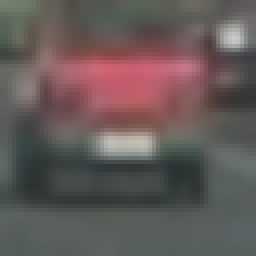
#> input picture vehicles/GTI_Far/image0171.png, 64 x 64 px (shown 4 times larger); its folder holds only this picture in this run
$ jupyter execute --allow-errors Project-HOG-subsample.ipynb   (shell and % lines are left out)   (older library calls are emulated)
#> lines starting #> are read from the running program, lines starting #| are printed output that depends on the picture
[cell 1]
# import dataset and random show images of vehicles and non-vehicles
import matplotlib.image as mpimg
import matplotlib.pyplot as plt
import numpy as np
import cv2
import glob
#from skimage.feature import hog
#from skimage import color, exposure
# images are divided up into vehicles and non-vehicles

#PARAMETERS HERE
color_space = 'YCrCb'
hog_channel = 'ALL'
hist_bins = 16    # Number of histogram bins


cars = glob.glob('vehicles/*/*',recursive=True)
notcars = glob.glob('non-vehicles/*/*',recursive=True)

#print("cars[0]",cars[0])

# Define a function to return some characteristics of the dataset
def data_look(car_list, notcar_list):
    data_dict = {}
    # Define a key in data_dict "n_cars" and store the number of car images
    data_dict["n_cars"] = len(car_list)
    # Define a key "n_notcars" and store the number of notcar images
    data_dict["n_notcars"] = len(notcar_list)
    # Read in a test image, either car or notcar
    example_img = mpimg.imread(car_list[0])
#> example_img is the input picture: shape (64, 64, 3) float32; mean R, G, B 0.394, 0.351, 0.345
    # Define a key "image_shape" and store the test image shape 3-tuple
    data_dict["image_shape"] = example_img.shape
    # Define a key "data_type" and store the data type of the test image.
    data_dict["data_type"] = example_img.dtype
    return data_dict

data_info = data_look(cars, notcars)

print('Your function returned a count of',
      data_info["n_cars"], ' cars and',
      data_info["n_notcars"], ' non-cars')
#| Your function returned a count of 2  cars and 0  non-cars
print('of size: ',data_info["image_shape"], ' and data type:',
      data_info["data_type"])
#| of size:  (64, 64, 3)  and data type: float32
# Just for fun choose random car / not-car indices and plot example images
car_ind = np.random.randint(0, len(cars))
#> car_ind = 0
#> (the rest of this cell did not finish here and is left out)

[cell 2]
from skimage.feature import hog

"""
# Define a function to return HOG features and visualization
def get_hog_features(img, orient, pix_per_cell, cell_per_block,
                        vis=False, feature_vec=True):
    # Call with two outputs if vis==True
    if vis == True: # then no ALL channel available
        gray = cv2.cvtColor(img, cv2.COLOR_RGB2GRAY)
        features, hog_image = hog(gray, orientations=orient,
                                  pixels_per_cell=(pix_per_cell, pix_per_cell),
                                  cells_per_block=(cell_per_block, cell_per_block),
                                  transform_sqrt=False,
                                  visualise=vis, feature_vector=feature_vec)
        return features, hog_image
    # Otherwise call with one output
    else:
        if hog_channel == 'ALL':
            hog_features = []

            for channel in range(img.shape[2]):
                hog_features.extend(hog(img[:,:,channel], orientations=orient,
                                  pixels_per_cell=(pix_per_cell, pix_per_cell),
                                  cells_per_block=(cell_per_block, cell_per_block),
                                  transform_sqrt=False,
                                  visualise=vis, feature_vector=feature_vec))
        else:
            hog_features = hog(img[:,:,hog_channel], orientations=orient,
                                  pixels_per_cell=(pix_per_cell, pix_per_cell),
                                  cells_per_block=(cell_per_block, cell_per_block),
                                  transform_sqrt=False,
                                  visualise=vis, feature_vector=feature_vec)

        # [5 lines of commented-out code are left out]
        return hog_features

"""

# [26 lines left out: functions convert_color, get_hog_features, not called in this run]


# Define a function to compute color histogram features
# Pass the color_space flag as 3-letter all caps string
# like 'HSV' or 'LUV' etc.
# KEEP IN MIND IF YOU DECIDE TO USE THIS FUNCTION LATER
# IN YOUR PROJECT THAT IF YOU READ THE IMAGE WITH
# cv2.imread() INSTEAD YOU START WITH BGR COLOR!
def bin_spatial(img, size=(32, 32)):
    color1 = cv2.resize(img[:,:,0], size).ravel()
    color2 = cv2.resize(img[:,:,1], size).ravel()
    color3 = cv2.resize(img[:,:,2], size).ravel()
    return np.hstack((color1, color2, color3))

# Define a function to compute color histogram features
# NEED TO CHANGE bins_range if reading .png files with mpimg!
# [9 lines left out: function color_hist, not called in this run]

# Generate a random index to look at a car image
car_ind = np.random.randint(0, len(cars))
#> car_ind = 1
#> (the rest of this cell did not finish here and is left out)

[cell 3]
# First ,decide what features to use
# combine color and gradient features
from sklearn.preprocessing import StandardScaler
# Define a function to extract features from a list of images
# Have this function call bin_spatial() and color_hist()

def convert_color(img, conv='RGB2YCrCb'):
    if conv == 'RGB2YCrCb':
        return cv2.cvtColor(img, cv2.COLOR_RGB2YCrCb)
    if conv == 'BGR2YCrCb':
        return cv2.cvtColor(img, cv2.COLOR_BGR2YCrCb)
    if conv == 'RGB2LUV':
        return cv2.cvtColor(img, cv2.COLOR_RGB2LUV)


def extract_features(imgs, cspace='RGB', spatial_size=(32, 32)):
    # Create a list to append feature vectors to
    features = []
    # Iterate through the list of images
    for img in imgs:
        # Read in each one by one
        image = mpimg.imread(img)
        ctrans = convert_color(image, conv='RGB2YCrCb')
        # apply color conversion if other than 'RGB'
        bin_feature = bin_spatial(ctrans, size=spatial_size)

        # Apply color_hist() to get color histogram features


        ch1 = ctrans[:,:,0]
        ch2 = ctrans[:,:,1]
        ch3 = ctrans[:,:,2]

        hog1 = get_hog_features(ch1, orient, pix_per_cell, cell_per_block, feature_vec=False)
        hog2 = get_hog_features(ch2, orient, pix_per_cell, cell_per_block, feature_vec=False)
        hog3 = get_hog_features(ch3, orient, pix_per_cell, cell_per_block, feature_vec=False)
        hog_features = np.hstack((hog1, hog2, hog3))
        hog_features = hog_features.reshape(-1)
        color_hist_feature = color_hist(ctrans,nbins=hist_bins)
        # Append the new feature vector to the features list
        combined_features = np.concatenate((bin_feature,hog_features,color_hist_feature))
        features.append(combined_features)
    # Return list of feature vectors
    return features

#> (the rest of this cell did not finish here and is left out)

#> in convert_color, `return cv2.cvtColor(img, cv2.COLOR_RGB2YCrCb)`: returned value: shape (64, 64, 3) float32; mean of channels 0, 1, 2 0.363, 0.522, 0.49
#> in bin_spatial, `color1 = cv2.resize(img[:,:,0], size).ravel()`: color1 = 1024 values, max 0.758 at index 157, min 0.188 at index 694, mean 0.363
#> in bin_spatial, `color2 = cv2.resize(img[:,:,1], size).ravel()`: color2 = 1024 values, max 0.708 at index 269, min 0.471 at index 631, mean 0.522
#> in bin_spatial, `color3 = cv2.resize(img[:,:,2], size).ravel()`: color3 = 1024 values, max 0.507 at index 223, min 0.453 at index 432, mean 0.49
#> in extract_features, `bin_feature = bin_spatial(ctrans, size=spatial_size)`: bin_feature = 3072 values, max 0.758 at index 157, min 0.188 at index 694, mean 0.458
#> in extract_features, `ch1 = ctrans[:,:,0]`:
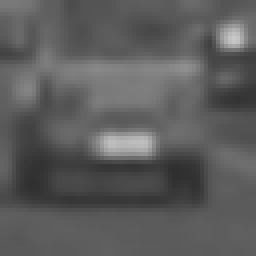
#> ch1: shape (64, 64) float32 (shown 4 times larger); min 0.184, max 0.787, mean 0.363
#> in extract_features, `ch2 = ctrans[:,:,1]`:
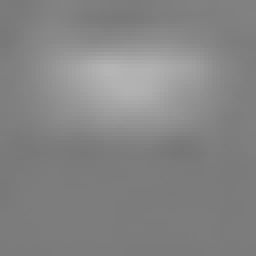
#> ch2: shape (64, 64) float32 (shown 4 times larger); min 0.469, max 0.712, mean 0.522
#> in extract_features, `ch3 = ctrans[:,:,2]`:
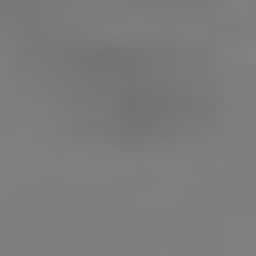
#> ch3: shape (64, 64) float32 (shown 4 times larger); min 0.452, max 0.508, mean 0.49
notcar_features = extract_features(notcars, cspace=color_space, spatial_size=(32, 32))

#> (a cell that did not finish here is left out)

[cell 5]
#Linear SVM Classifier
import time
from sklearn.svm import LinearSVC
from sklearn.svm import SVC
from sklearn import svm, grid_search, datasets
from sklearn.cross_validation import train_test_split
# Create an array stack of feature vectors
#> (the rest of this cell did not finish here and is left out)

[cell 6]
# fail on lesson 35 try lesson 34
spatial_size=(32, 32)
y_start_stop = [350, 700] # Min and max in y to search in slide_window()
spatial_feat = True # Spatial features on or off
hist_feat = True # Histogram features on or off
hog_feat = True # HOG features on or off

# [57 lines left out: functions draw_boxes, slide_window, not called in this run]

"""
windows = slide_window(image, x_start_stop=[None, None], y_start_stop=[None, None],
                    xy_window=(128, 128), xy_overlap=(0.5, 0.5))

window_img = draw_boxes(image, windows, color=(0, 0, 255), thick=6)
plt.imshow(window_img)
plt.show()
"""

# [66 lines left out: functions single_img_features, search_windows, not called in this run]

#> (the rest of this cell did not finish here and is left out)

[cell 7]
# Adding heat box
from scipy.ndimage.measurements import label
# Read in image similar to one shown above
#> (the rest of this cell did not finish here and is left out)

[cell 8]
# Try more efficient way from lesson 35

# Adding heat box
from scipy.ndimage.measurements import label
# Read in image similar to one shown above

spatial_size=(32, 32)
#> spatial_size = (32, 32)
y_start_stop = [350, 700] # Min and max in y to search in slide_window()


#> (the rest of this cell did not finish here and is left out)

$ run again, on vehicles/GTI_Left/image0057.png
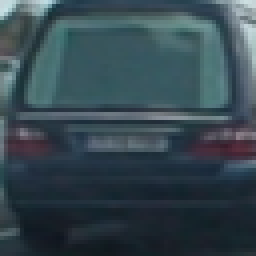
#> input picture vehicles/GTI_Left/image0057.png, 64 x 64 px (shown 4 times larger)
#> in data_look, example_img is the input picture: shape (64, 64, 3) float32; mean R, G, B 0.211, 0.28, 0.313
#| Your function returned a count of 2  cars and 0  non-cars
#| of size:  (64, 64, 3)  and data type: float32
#> color1 = 1024 values, max 0.825 at index 31, min 0.0889 at index 935, mean 0.263
#> color2 = 1024 values, max 0.572 at index 605, min 0.407 at index 135, mean 0.463
#> color3 = 1024 values, max 0.553 at index 701, min 0.492 at index 161, mean 0.528
#> bin_feature = 3072 values, max 0.825 at index 31, min 0.0889 at index 935, mean 0.418
#> in extract_features, `ch1 = ctrans[:,:,0]`:
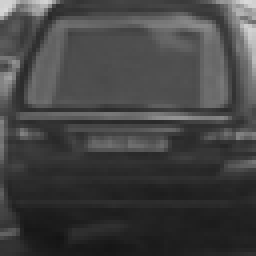
#> ch1: shape (64, 64) float32 (shown 4 times larger); min 0.0821, max 0.854, mean 0.263
#> in extract_features, `ch3 = ctrans[:,:,2]`:
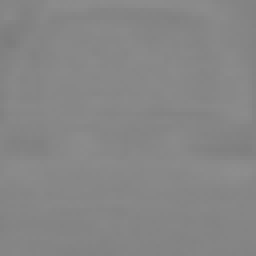
#> ch3: shape (64, 64) float32 (shown 4 times larger); min 0.489, max 0.554, mean 0.528
#> spatial_size = (32, 32)
